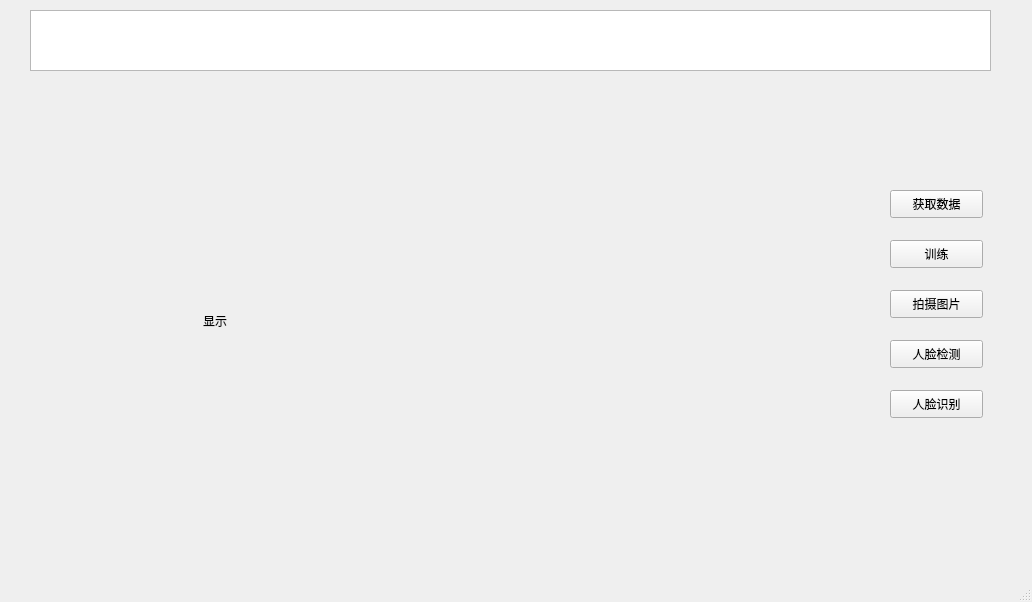
<?xml version="1.0" encoding="UTF-8"?>
<ui version="4.0">
 <class>MainWindow</class>
 <widget class="QMainWindow" name="MainWindow">
  <property name="geometry">
   <rect>
    <x>0</x>
    <y>0</y>
    <width>1032</width>
    <height>602</height>
   </rect>
  </property>
  <property name="windowTitle">
   <string>MainWindow</string>
  </property>
  <widget class="QWidget" name="centralwidget">
   <widget class="QPushButton" name="pushButton">
    <property name="geometry">
     <rect>
      <x>890</x>
      <y>190</y>
      <width>93</width>
      <height>28</height>
     </rect>
    </property>
    <property name="text">
     <string>获取数据</string>
    </property>
   </widget>
   <widget class="QPushButton" name="pushButton_2">
    <property name="geometry">
     <rect>
      <x>890</x>
      <y>240</y>
      <width>93</width>
      <height>28</height>
     </rect>
    </property>
    <property name="text">
     <string>训练</string>
    </property>
   </widget>
   <widget class="QPushButton" name="pushButton_3">
    <property name="geometry">
     <rect>
      <x>890</x>
      <y>290</y>
      <width>93</width>
      <height>28</height>
     </rect>
    </property>
    <property name="text">
     <string>拍摄图片</string>
    </property>
   </widget>
   <widget class="QPushButton" name="pushButton_4">
    <property name="geometry">
     <rect>
      <x>890</x>
      <y>340</y>
      <width>93</width>
      <height>28</height>
     </rect>
    </property>
    <property name="text">
     <string>人脸检测</string>
    </property>
   </widget>
   <widget class="QTextBrowser" name="textBrowser">
    <property name="geometry">
     <rect>
      <x>30</x>
      <y>10</y>
      <width>961</width>
      <height>61</height>
     </rect>
    </property>
   </widget>
   <widget class="QLabel" name="label">
    <property name="geometry">
     <rect>
      <x>50</x>
      <y>90</y>
      <width>771</width>
      <height>461</height>
     </rect>
    </property>
    <property name="text">
     <string>                                              显示</string>
    </property>
   </widget>
   <widget class="QPushButton" name="pushButton_5">
    <property name="geometry">
     <rect>
      <x>890</x>
      <y>390</y>
      <width>93</width>
      <height>28</height>
     </rect>
    </property>
    <property name="text">
     <string>人脸识别</string>
    </property>
   </widget>
  </widget>
  <widget class="QMenuBar" name="menubar">
   <property name="geometry">
    <rect>
     <x>0</x>
     <y>0</y>
     <width>1032</width>
     <height>26</height>
    </rect>
   </property>
  </widget>
  <widget class="QStatusBar" name="statusbar"/>
 </widget>
 <resources/>
 <connections/>
</ui>
